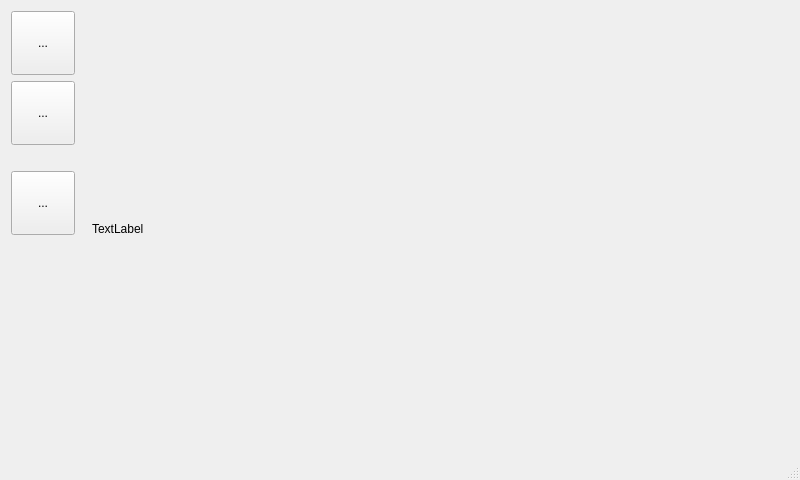
<?xml version="1.0" encoding="UTF-8"?>
<ui version="4.0">
 <class>MainWindow</class>
 <widget class="QMainWindow" name="MainWindow">
  <property name="geometry">
   <rect>
    <x>0</x>
    <y>0</y>
    <width>800</width>
    <height>480</height>
   </rect>
  </property>
  <property name="windowTitle">
   <string>MainWindow</string>
  </property>
  <widget class="QWidget" name="centralWidget">
   <layout class="QHBoxLayout" name="horizontalLayout">
    <item>
     <layout class="QVBoxLayout" name="verticalLayout">
      <item>
       <widget class="QToolButton" name="viewButton">
        <property name="minimumSize">
         <size>
          <width>64</width>
          <height>64</height>
         </size>
        </property>
        <property name="text">
         <string>...</string>
        </property>
       </widget>
      </item>
      <item>
       <widget class="QToolButton" name="settingsButton">
        <property name="minimumSize">
         <size>
          <width>64</width>
          <height>64</height>
         </size>
        </property>
        <property name="text">
         <string>...</string>
        </property>
       </widget>
      </item>
      <item>
       <spacer name="verticalSpacer_2">
        <property name="orientation">
         <enum>Qt::Vertical</enum>
        </property>
        <property name="sizeType">
         <enum>QSizePolicy::Fixed</enum>
        </property>
        <property name="sizeHint" stdset="0">
         <size>
          <width>20</width>
          <height>20</height>
         </size>
        </property>
       </spacer>
      </item>
      <item>
       <widget class="QToolButton" name="closeButton">
        <property name="minimumSize">
         <size>
          <width>64</width>
          <height>64</height>
         </size>
        </property>
        <property name="text">
         <string>...</string>
        </property>
       </widget>
      </item>
      <item>
       <spacer name="verticalSpacer">
        <property name="orientation">
         <enum>Qt::Vertical</enum>
        </property>
        <property name="sizeHint" stdset="0">
         <size>
          <width>20</width>
          <height>40</height>
         </size>
        </property>
       </spacer>
      </item>
     </layout>
    </item>
    <item>
     <widget class="QStackedWidget" name="stackedWidget">
      <property name="currentIndex">
       <number>1</number>
      </property>
      <widget class="QWidget" name="page">
       <layout class="QVBoxLayout" name="verticalLayout_3">
        <item>
         <widget class="QPushButton" name="pushButton">
          <property name="text">
           <string>PushButton</string>
          </property>
         </widget>
        </item>
       </layout>
      </widget>
      <widget class="QWidget" name="page_2">
       <layout class="QVBoxLayout" name="verticalLayout_2">
        <item>
         <widget class="QLabel" name="label">
          <property name="text">
           <string>TextLabel</string>
          </property>
         </widget>
        </item>
       </layout>
      </widget>
     </widget>
    </item>
   </layout>
  </widget>
  <widget class="QMenuBar" name="menuBar">
   <property name="geometry">
    <rect>
     <x>0</x>
     <y>0</y>
     <width>800</width>
     <height>17</height>
    </rect>
   </property>
  </widget>
  <widget class="QStatusBar" name="statusBar"/>
 </widget>
 <layoutdefault spacing="6" margin="11"/>
 <resources/>
 <connections/>
</ui>
